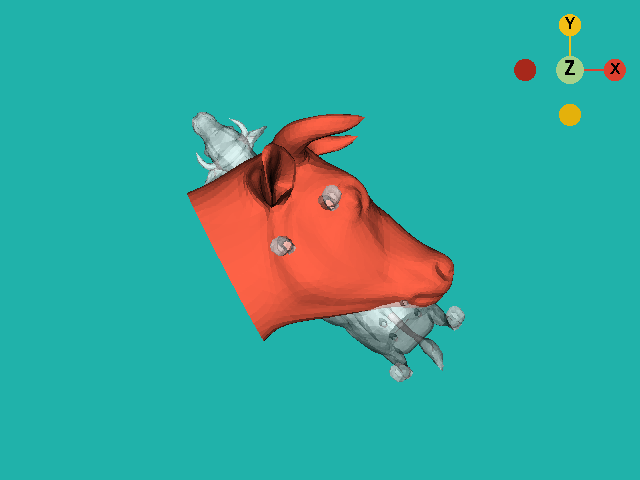

This figure's Python source:
#!/usr/bin/env python

# Align two polydata meshes (cow.vtp → cowHead.vtp) using OBB-based landmark
# alignment followed by Iterative Closest Point refinement.

import math
import os
from pathlib import Path

# Factory overrides: importing these modules registers the OpenGL rendering
# and interaction style implementations for vtkRenderingCore factory classes.
import vtkmodules.vtkInteractionStyle  # noqa: F401
import vtkmodules.vtkRenderingOpenGL2  # noqa: F401
# VTK pipeline classes used in this example
from vtkmodules.vtkCommonCore import (
    VTK_DOUBLE_MAX,
    vtkPoints,
)
from vtkmodules.vtkCommonDataModel import (
    vtkIterativeClosestPointTransform,
    vtkPolyData,
)
from vtkmodules.vtkCommonTransforms import (
    vtkLandmarkTransform,
    vtkTransform,
)
from vtkmodules.vtkFiltersGeneral import (
    vtkOBBTree,
    vtkTransformPolyDataFilter,
)
from vtkmodules.vtkFiltersModeling import vtkHausdorffDistancePointSetFilter
from vtkmodules.vtkIOXML import vtkXMLPolyDataReader
from vtkmodules.vtkInteractionWidgets import vtkCameraOrientationWidget
from vtkmodules.vtkRenderingCore import (
    vtkActor,
    vtkDataSetMapper,
    vtkRenderWindow,
    vtkRenderWindowInteractor,
    vtkRenderer,
)

# Colors (normalized RGB)
white_rgb = (1.000, 1.000, 1.000)
tomato_rgb = (1.000, 0.388, 0.278)
sea_green_light_rgb = (0.125, 0.698, 0.667)

# Data files
data_dir = Path(os.environ.get("VPE_DATA_DIR", Path(__file__).parent))
src_file = str(data_dir / "cow.vtp")
tgt_file = str(data_dir / "cowHead.vtp")

# Reader: source mesh
src_reader = vtkXMLPolyDataReader()
src_reader.SetFileName(src_file)
src_reader.Update()
source_polydata = src_reader.GetOutput()

# Keep a copy of the original source
original_source_polydata = vtkPolyData()
original_source_polydata.DeepCopy(source_polydata)

# Reader: target mesh
tgt_reader = vtkXMLPolyDataReader()
tgt_reader.SetFileName(tgt_file)
tgt_reader.Update()
target_polydata = tgt_reader.GetOutput()

# --- Hausdorff distance before any alignment ---
distance = vtkHausdorffDistancePointSetFilter()
distance.SetInputData(0, target_polydata)
distance.SetInputData(1, source_polydata)
distance.Update()
distance_before_align = (
    distance.GetOutput(0).GetFieldData().GetArray("HausdorffDistance").GetComponent(0, 0)
)

# --- OBB-based alignment ---
# Build OBB trees for source and target
source_obb_tree = vtkOBBTree()
source_obb_tree.SetDataSet(source_polydata)
source_obb_tree.SetMaxLevel(1)
source_obb_tree.BuildLocator()

target_obb_tree = vtkOBBTree()
target_obb_tree.SetDataSet(target_polydata)
target_obb_tree.SetMaxLevel(1)
target_obb_tree.BuildLocator()

source_landmarks = vtkPolyData()
source_obb_tree.GenerateRepresentation(0, source_landmarks)

target_landmarks = vtkPolyData()
target_obb_tree.GenerateRepresentation(0, target_landmarks)

# Try rotations about X, Y, Z to find the best OBB alignment
obb_lm_transform = vtkLandmarkTransform()
obb_lm_transform.SetModeToSimilarity()
obb_lm_transform.SetTargetLandmarks(target_landmarks.GetPoints())

best_obb_distance = VTK_DOUBLE_MAX
best_obb_points = vtkPoints()

hausdorff = vtkHausdorffDistancePointSetFilter()
test_transform = vtkTransform()
test_transform_pd = vtkTransformPolyDataFilter()
obb_lm = vtkLandmarkTransform()
obb_lm.SetModeToSimilarity()
obb_lm.SetTargetLandmarks(target_landmarks.GetPoints())
obb_lm_pd = vtkTransformPolyDataFilter()

source_center = source_landmarks.GetCenter()

# X-axis, 0 degrees
test_transform.Identity()
test_transform.Translate(source_center[0], source_center[1], source_center[2])
test_transform.RotateX(0.0)
test_transform.Translate(-source_center[0], -source_center[1], -source_center[2])

test_transform_pd.SetTransform(test_transform)
test_transform_pd.SetInputData(source_landmarks)
test_transform_pd.Update()

obb_lm.SetSourceLandmarks(test_transform_pd.GetOutput().GetPoints())
obb_lm.Modified()

obb_lm_pd.SetInputData(source_polydata)
obb_lm_pd.SetTransform(obb_lm)
obb_lm_pd.Update()

hausdorff.SetInputData(0, target_polydata)
hausdorff.SetInputData(1, obb_lm_pd.GetOutput())
hausdorff.Update()

test_dist = (
    hausdorff.GetOutput(0).GetFieldData().GetArray("HausdorffDistance").GetComponent(0, 0)
)
if test_dist < best_obb_distance:
    best_obb_distance = test_dist
    best_obb_points.DeepCopy(test_transform_pd.GetOutput().GetPoints())

# X-axis, 90 degrees
test_transform.Identity()
test_transform.Translate(source_center[0], source_center[1], source_center[2])
test_transform.RotateX(90.0)
test_transform.Translate(-source_center[0], -source_center[1], -source_center[2])

test_transform_pd.SetTransform(test_transform)
test_transform_pd.SetInputData(source_landmarks)
test_transform_pd.Update()

obb_lm.SetSourceLandmarks(test_transform_pd.GetOutput().GetPoints())
obb_lm.Modified()

obb_lm_pd.SetInputData(source_polydata)
obb_lm_pd.SetTransform(obb_lm)
obb_lm_pd.Update()

hausdorff.SetInputData(0, target_polydata)
hausdorff.SetInputData(1, obb_lm_pd.GetOutput())
hausdorff.Update()

test_dist = (
    hausdorff.GetOutput(0).GetFieldData().GetArray("HausdorffDistance").GetComponent(0, 0)
)
if test_dist < best_obb_distance:
    best_obb_distance = test_dist
    best_obb_points.DeepCopy(test_transform_pd.GetOutput().GetPoints())

# X-axis, 180 degrees
test_transform.Identity()
test_transform.Translate(source_center[0], source_center[1], source_center[2])
test_transform.RotateX(180.0)
test_transform.Translate(-source_center[0], -source_center[1], -source_center[2])

test_transform_pd.SetTransform(test_transform)
test_transform_pd.SetInputData(source_landmarks)
test_transform_pd.Update()

obb_lm.SetSourceLandmarks(test_transform_pd.GetOutput().GetPoints())
obb_lm.Modified()

obb_lm_pd.SetInputData(source_polydata)
obb_lm_pd.SetTransform(obb_lm)
obb_lm_pd.Update()

hausdorff.SetInputData(0, target_polydata)
hausdorff.SetInputData(1, obb_lm_pd.GetOutput())
hausdorff.Update()

test_dist = (
    hausdorff.GetOutput(0).GetFieldData().GetArray("HausdorffDistance").GetComponent(0, 0)
)
if test_dist < best_obb_distance:
    best_obb_distance = test_dist
    best_obb_points.DeepCopy(test_transform_pd.GetOutput().GetPoints())

# X-axis, 270 degrees
test_transform.Identity()
test_transform.Translate(source_center[0], source_center[1], source_center[2])
test_transform.RotateX(270.0)
test_transform.Translate(-source_center[0], -source_center[1], -source_center[2])

test_transform_pd.SetTransform(test_transform)
test_transform_pd.SetInputData(source_landmarks)
test_transform_pd.Update()

obb_lm.SetSourceLandmarks(test_transform_pd.GetOutput().GetPoints())
obb_lm.Modified()

obb_lm_pd.SetInputData(source_polydata)
obb_lm_pd.SetTransform(obb_lm)
obb_lm_pd.Update()

hausdorff.SetInputData(0, target_polydata)
hausdorff.SetInputData(1, obb_lm_pd.GetOutput())
hausdorff.Update()

test_dist = (
    hausdorff.GetOutput(0).GetFieldData().GetArray("HausdorffDistance").GetComponent(0, 0)
)
if test_dist < best_obb_distance:
    best_obb_distance = test_dist
    best_obb_points.DeepCopy(test_transform_pd.GetOutput().GetPoints())

# Y-axis, 0 degrees
test_transform.Identity()
test_transform.Translate(source_center[0], source_center[1], source_center[2])
test_transform.RotateY(0.0)
test_transform.Translate(-source_center[0], -source_center[1], -source_center[2])

test_transform_pd.SetTransform(test_transform)
test_transform_pd.SetInputData(source_landmarks)
test_transform_pd.Update()

obb_lm.SetSourceLandmarks(test_transform_pd.GetOutput().GetPoints())
obb_lm.Modified()

obb_lm_pd.SetInputData(source_polydata)
obb_lm_pd.SetTransform(obb_lm)
obb_lm_pd.Update()

hausdorff.SetInputData(0, target_polydata)
hausdorff.SetInputData(1, obb_lm_pd.GetOutput())
hausdorff.Update()

test_dist = (
    hausdorff.GetOutput(0).GetFieldData().GetArray("HausdorffDistance").GetComponent(0, 0)
)
if test_dist < best_obb_distance:
    best_obb_distance = test_dist
    best_obb_points.DeepCopy(test_transform_pd.GetOutput().GetPoints())

# Y-axis, 90 degrees
test_transform.Identity()
test_transform.Translate(source_center[0], source_center[1], source_center[2])
test_transform.RotateY(90.0)
test_transform.Translate(-source_center[0], -source_center[1], -source_center[2])

test_transform_pd.SetTransform(test_transform)
test_transform_pd.SetInputData(source_landmarks)
test_transform_pd.Update()

obb_lm.SetSourceLandmarks(test_transform_pd.GetOutput().GetPoints())
obb_lm.Modified()

obb_lm_pd.SetInputData(source_polydata)
obb_lm_pd.SetTransform(obb_lm)
obb_lm_pd.Update()

hausdorff.SetInputData(0, target_polydata)
hausdorff.SetInputData(1, obb_lm_pd.GetOutput())
hausdorff.Update()

test_dist = (
    hausdorff.GetOutput(0).GetFieldData().GetArray("HausdorffDistance").GetComponent(0, 0)
)
if test_dist < best_obb_distance:
    best_obb_distance = test_dist
    best_obb_points.DeepCopy(test_transform_pd.GetOutput().GetPoints())

# Y-axis, 180 degrees
test_transform.Identity()
test_transform.Translate(source_center[0], source_center[1], source_center[2])
test_transform.RotateY(180.0)
test_transform.Translate(-source_center[0], -source_center[1], -source_center[2])

test_transform_pd.SetTransform(test_transform)
test_transform_pd.SetInputData(source_landmarks)
test_transform_pd.Update()

obb_lm.SetSourceLandmarks(test_transform_pd.GetOutput().GetPoints())
obb_lm.Modified()

obb_lm_pd.SetInputData(source_polydata)
obb_lm_pd.SetTransform(obb_lm)
obb_lm_pd.Update()

hausdorff.SetInputData(0, target_polydata)
hausdorff.SetInputData(1, obb_lm_pd.GetOutput())
hausdorff.Update()

test_dist = (
    hausdorff.GetOutput(0).GetFieldData().GetArray("HausdorffDistance").GetComponent(0, 0)
)
if test_dist < best_obb_distance:
    best_obb_distance = test_dist
    best_obb_points.DeepCopy(test_transform_pd.GetOutput().GetPoints())

# Y-axis, 270 degrees
test_transform.Identity()
test_transform.Translate(source_center[0], source_center[1], source_center[2])
test_transform.RotateY(270.0)
test_transform.Translate(-source_center[0], -source_center[1], -source_center[2])

test_transform_pd.SetTransform(test_transform)
test_transform_pd.SetInputData(source_landmarks)
test_transform_pd.Update()

obb_lm.SetSourceLandmarks(test_transform_pd.GetOutput().GetPoints())
obb_lm.Modified()

obb_lm_pd.SetInputData(source_polydata)
obb_lm_pd.SetTransform(obb_lm)
obb_lm_pd.Update()

hausdorff.SetInputData(0, target_polydata)
hausdorff.SetInputData(1, obb_lm_pd.GetOutput())
hausdorff.Update()

test_dist = (
    hausdorff.GetOutput(0).GetFieldData().GetArray("HausdorffDistance").GetComponent(0, 0)
)
if test_dist < best_obb_distance:
    best_obb_distance = test_dist
    best_obb_points.DeepCopy(test_transform_pd.GetOutput().GetPoints())

# Z-axis, 0 degrees
test_transform.Identity()
test_transform.Translate(source_center[0], source_center[1], source_center[2])
test_transform.RotateZ(0.0)
test_transform.Translate(-source_center[0], -source_center[1], -source_center[2])

test_transform_pd.SetTransform(test_transform)
test_transform_pd.SetInputData(source_landmarks)
test_transform_pd.Update()

obb_lm.SetSourceLandmarks(test_transform_pd.GetOutput().GetPoints())
obb_lm.Modified()

obb_lm_pd.SetInputData(source_polydata)
obb_lm_pd.SetTransform(obb_lm)
obb_lm_pd.Update()

hausdorff.SetInputData(0, target_polydata)
hausdorff.SetInputData(1, obb_lm_pd.GetOutput())
hausdorff.Update()

test_dist = (
    hausdorff.GetOutput(0).GetFieldData().GetArray("HausdorffDistance").GetComponent(0, 0)
)
if test_dist < best_obb_distance:
    best_obb_distance = test_dist
    best_obb_points.DeepCopy(test_transform_pd.GetOutput().GetPoints())

# Z-axis, 90 degrees
test_transform.Identity()
test_transform.Translate(source_center[0], source_center[1], source_center[2])
test_transform.RotateZ(90.0)
test_transform.Translate(-source_center[0], -source_center[1], -source_center[2])

test_transform_pd.SetTransform(test_transform)
test_transform_pd.SetInputData(source_landmarks)
test_transform_pd.Update()

obb_lm.SetSourceLandmarks(test_transform_pd.GetOutput().GetPoints())
obb_lm.Modified()

obb_lm_pd.SetInputData(source_polydata)
obb_lm_pd.SetTransform(obb_lm)
obb_lm_pd.Update()

hausdorff.SetInputData(0, target_polydata)
hausdorff.SetInputData(1, obb_lm_pd.GetOutput())
hausdorff.Update()

test_dist = (
    hausdorff.GetOutput(0).GetFieldData().GetArray("HausdorffDistance").GetComponent(0, 0)
)
if test_dist < best_obb_distance:
    best_obb_distance = test_dist
    best_obb_points.DeepCopy(test_transform_pd.GetOutput().GetPoints())

# Z-axis, 180 degrees
test_transform.Identity()
test_transform.Translate(source_center[0], source_center[1], source_center[2])
test_transform.RotateZ(180.0)
test_transform.Translate(-source_center[0], -source_center[1], -source_center[2])

test_transform_pd.SetTransform(test_transform)
test_transform_pd.SetInputData(source_landmarks)
test_transform_pd.Update()

obb_lm.SetSourceLandmarks(test_transform_pd.GetOutput().GetPoints())
obb_lm.Modified()

obb_lm_pd.SetInputData(source_polydata)
obb_lm_pd.SetTransform(obb_lm)
obb_lm_pd.Update()

hausdorff.SetInputData(0, target_polydata)
hausdorff.SetInputData(1, obb_lm_pd.GetOutput())
hausdorff.Update()

test_dist = (
    hausdorff.GetOutput(0).GetFieldData().GetArray("HausdorffDistance").GetComponent(0, 0)
)
if test_dist < best_obb_distance:
    best_obb_distance = test_dist
    best_obb_points.DeepCopy(test_transform_pd.GetOutput().GetPoints())

# Z-axis, 270 degrees
test_transform.Identity()
test_transform.Translate(source_center[0], source_center[1], source_center[2])
test_transform.RotateZ(270.0)
test_transform.Translate(-source_center[0], -source_center[1], -source_center[2])

test_transform_pd.SetTransform(test_transform)
test_transform_pd.SetInputData(source_landmarks)
test_transform_pd.Update()

obb_lm.SetSourceLandmarks(test_transform_pd.GetOutput().GetPoints())
obb_lm.Modified()

obb_lm_pd.SetInputData(source_polydata)
obb_lm_pd.SetTransform(obb_lm)
obb_lm_pd.Update()

hausdorff.SetInputData(0, target_polydata)
hausdorff.SetInputData(1, obb_lm_pd.GetOutput())
hausdorff.Update()

test_dist = (
    hausdorff.GetOutput(0).GetFieldData().GetArray("HausdorffDistance").GetComponent(0, 0)
)
if test_dist < best_obb_distance:
    best_obb_distance = test_dist
    best_obb_points.DeepCopy(test_transform_pd.GetOutput().GetPoints())

# Apply the best OBB alignment
obb_lm_transform.SetSourceLandmarks(best_obb_points)
obb_lm_transform.Modified()

obb_transform_pd = vtkTransformPolyDataFilter()
obb_transform_pd.SetInputData(source_polydata)
obb_transform_pd.SetTransform(obb_lm_transform)
obb_transform_pd.Update()
source_polydata.DeepCopy(obb_transform_pd.GetOutput())

# Hausdorff distance after OBB alignment
distance.SetInputData(0, target_polydata)
distance.SetInputData(1, source_polydata)
distance.Modified()
distance.Update()
distance_after_align = (
    distance.GetOutput(0).GetFieldData().GetArray("HausdorffDistance").GetComponent(0, 0)
)

best_distance = min(distance_before_align, distance_after_align)
if distance_after_align > distance_before_align:
    source_polydata.DeepCopy(original_source_polydata)

# --- ICP refinement ---
icp = vtkIterativeClosestPointTransform()
icp.SetSource(source_polydata)
icp.SetTarget(target_polydata)
icp.GetLandmarkTransform().SetModeToRigidBody()
icp.SetMaximumNumberOfLandmarks(100)
icp.SetMaximumMeanDistance(0.00001)
icp.SetMaximumNumberOfIterations(500)
icp.CheckMeanDistanceOn()
icp.StartByMatchingCentroidsOn()
icp.Update()
icp_mean_distance = icp.GetMeanDistance()

icp_transform_pd = vtkTransformPolyDataFilter()
icp_transform_pd.SetInputData(source_polydata)
icp_transform_pd.SetTransform(icp)
icp_transform_pd.Update()

distance.SetInputData(0, target_polydata)
distance.SetInputData(1, icp_transform_pd.GetOutput())
distance.Update()
distance_after_icp = (
    distance.GetOutput(0).GetFieldData().GetArray("HausdorffDistance").GetComponent(0, 0)
)

if not (math.isnan(icp_mean_distance) or math.isinf(icp_mean_distance)):
    if distance_after_icp < best_distance:
        best_distance = distance_after_icp

print(f"Before aligning:        {distance_before_align:0.5f}")
print(f"After OBB alignment:    {distance_after_align:0.5f}")
print(f"After ICP refinement:   {distance_after_icp:0.5f}")
print(f"Best distance:          {best_distance:0.5f}")

# Mapper & Actor: aligned source (translucent white)
source_mapper = vtkDataSetMapper()
if best_distance == distance_before_align:
    source_mapper.SetInputData(original_source_polydata)
elif best_distance == distance_after_align:
    source_mapper.SetInputData(source_polydata)
else:
    source_mapper.SetInputConnection(icp_transform_pd.GetOutputPort())
source_mapper.ScalarVisibilityOff()

source_actor = vtkActor()
source_actor.SetMapper(source_mapper)
source_actor.GetProperty().SetOpacity(0.6)
source_actor.GetProperty().SetDiffuseColor(white_rgb)

# Mapper & Actor: target (tomato)
target_mapper = vtkDataSetMapper()
target_mapper.SetInputData(target_polydata)
target_mapper.ScalarVisibilityOff()

target_actor = vtkActor()
target_actor.SetMapper(target_mapper)
target_actor.GetProperty().SetDiffuseColor(tomato_rgb)

# Renderer
renderer = vtkRenderer()
renderer.AddActor(source_actor)
renderer.AddActor(target_actor)
renderer.SetBackground(sea_green_light_rgb)
renderer.UseHiddenLineRemovalOn()

# Window: display the rendered scene
render_window = vtkRenderWindow()
render_window.AddRenderer(renderer)
render_window.SetWindowName("align two polydatas")
render_window.SetMultiSamples(0)
render_window.SetSize(640, 480)

# Interactor: handle mouse and keyboard events
render_window_interactor = vtkRenderWindowInteractor()
render_window_interactor.SetRenderWindow(render_window)

# Camera orientation widget
cam_orient = vtkCameraOrientationWidget()
cam_orient.SetParentRenderer(renderer)
cam_orient.On()

# Launch the interactive visualization
render_window.Render()
render_window_interactor.Start()
